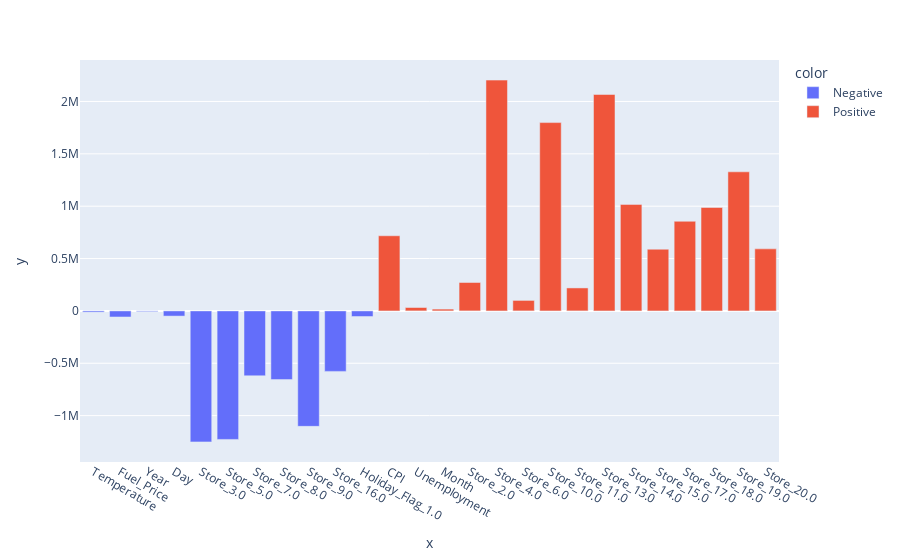

Source (notebook cell):
### Code cell
col_names = list(preprocessor.transformers_[0][1].get_feature_names_out()) + list(preprocessor.transformers_[1][1].get_feature_names_out())

coefs = pd.DataFrame(
   lr.coef_,
   columns=['coefficients'], index = col_names
)

coefs = coefs.reset_index()

coefs.rename(columns={'index': 'name'}, inplace=True)

colors = ['Positive' if c > 0 else 'Negative' for c in lr.coef_]

fig = px.bar(y = coefs.coefficients, x = coefs.name, color = colors)

fig.show()

### Figure 1 — Plotly figure (JSON) as saved in the notebook; plotly's stock layout.template omitted (floating-point values rounded to 4 significant figures)
{"data": [{"hovertemplate": "color=Negative<br>x=%{x}<br>y=%{y}<extra></extra>", "legendgroup": "Negative", "marker": {"color": "#636efa", "pattern": {"shape": ""}}, "name": "Negative", "orientation": "v", "showlegend": true, "textposition": "auto", "type": "bar", "x": ["Temperature", "Fuel_Price", "Year", "Day", "Store_3.0", "Store_5.0", "Store_7.0", "Store_8.0", "Store_9.0", "Store_16.0", "Holiday_Flag_1.0"], "xaxis": "x", "y": [-11460.0, -57980.0, -6895.0, -49590.0, -1251000.0, -1227000.0, -619800.0, -656200.0, -1103000.0, -577600.0, -53530.0], "yaxis": "y"}, {"hovertemplate": "color=Positive<br>x=%{x}<br>y=%{y}<extra></extra>", "legendgroup": "Positive", "marker": {"color": "#EF553B", "pattern": {"shape": ""}}, "name": "Positive", "orientation": "v", "showlegend": true, "textposition": "auto", "type": "bar", "x": ["CPI", "Unemployment", "Month", "Store_2.0", "Store_4.0", "Store_6.0", "Store_10.0", "Store_11.0", "Store_13.0", "Store_14.0", "Store_15.0", "Store_17.0", "Store_18.0", "Store_19.0", "Store_20.0"], "xaxis": "x", "y": [717500.0, 32480.0, 17240.0, 271300.0, 2204000.0, 100300.0, 1798000.0, 219400.0, 2067000.0, 1017000.0, 589300.0, 856100.0, 987500.0, 1328000.0, 592400.0], "yaxis": "y"}], "layout": {"barmode": "relative", "legend": {"title": {"text": "color"}, "tracegroupgap": 0}, "margin": {"t": 60}, "xaxis": {"anchor": "y", "domain": [0, 1], "title": {"text": "x"}}, "yaxis": {"anchor": "x", "domain": [0, 1], "title": {"text": "y"}}}}
